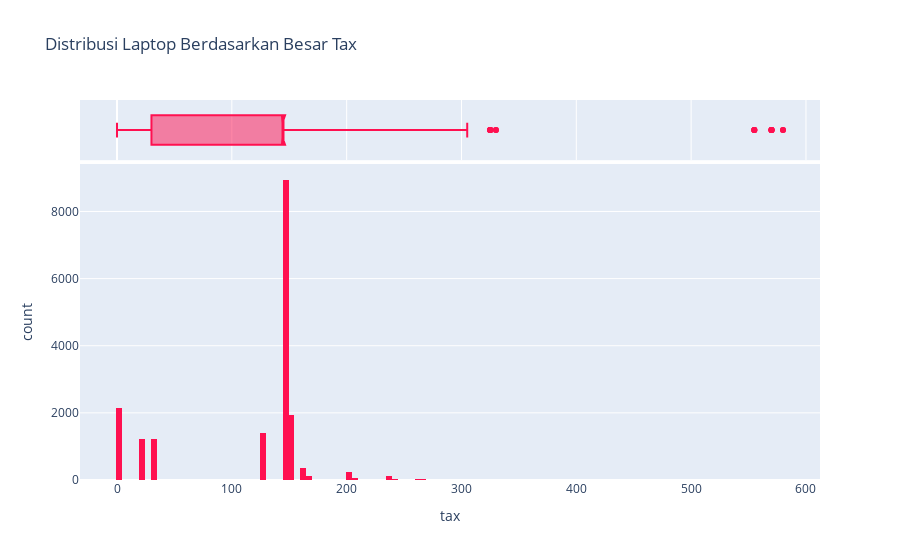

Source (notebook cell):
### Code cell
fig = px.histogram (data, x = 'tax', title = 'Distribusi Laptop Berdasarkan Besar Tax', marginal = 'box', color_discrete_sequence = ['#FF1050'])
fig.show()

### Figure 1 — Plotly figure (JSON) as saved in the notebook; plotly's stock layout.template omitted (floating-point values rounded to 4 significant figures; data arrays with more than 128 entries replaced by an {"elided": "..."} marker saying what was removed)
{"data": [{"alignmentgroup": "True", "bingroup": "x", "hovertemplate": "tax=%{x}<br>count=%{y}<extra></extra>", "legendgroup": "", "marker": {"color": "#FF1050", "pattern": {"shape": ""}}, "name": "", "offsetgroup": "", "orientation": "v", "showlegend": false, "type": "histogram", "x": {"elided": "17964 int values"}, "xaxis": "x", "yaxis": "y"}, {"alignmentgroup": "True", "hovertemplate": "tax=%{x}<extra></extra>", "legendgroup": "", "marker": {"color": "#FF1050"}, "name": "", "notched": true, "offsetgroup": "", "showlegend": false, "type": "box", "x": {"elided": "17964 int values"}, "xaxis": "x2", "yaxis": "y2"}], "layout": {"barmode": "relative", "legend": {"tracegroupgap": 0}, "title": {"text": "Distribusi Laptop Berdasarkan Besar Tax"}, "xaxis": {"anchor": "y", "domain": [0, 1], "title": {"text": "tax"}}, "xaxis2": {"anchor": "y2", "domain": [0, 1], "matches": "x", "showgrid": true, "showticklabels": false}, "yaxis": {"anchor": "x", "domain": [0, 0.8316], "title": {"text": "count"}}, "yaxis2": {"anchor": "x2", "domain": [0.8416, 1], "matches": "y2", "showgrid": false, "showline": false, "showticklabels": false, "ticks": ""}}}
